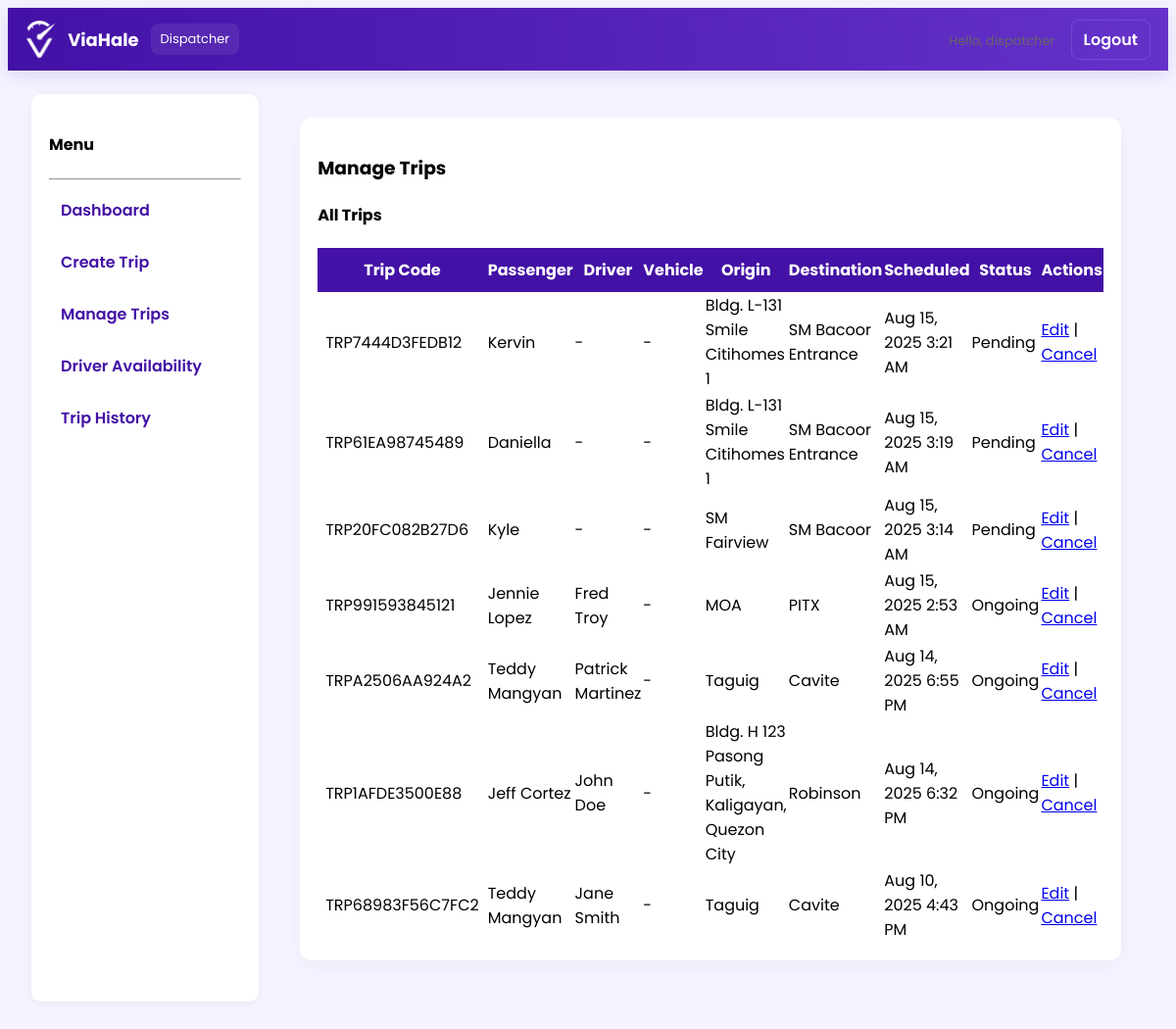
The app's page /dispatcher/manage_trips.php (signed in) with its own data.
### tables this page shows
CREATE TABLE `trips` (
  `id` int(11) NOT NULL,
  `trip_code` varchar(20) NOT NULL,
  `passenger_name` varchar(100) DEFAULT NULL,
  `driver_id` int(11) DEFAULT NULL,
  `vehicle_id` int(11) DEFAULT NULL,
  `origin` varchar(255) DEFAULT NULL,
  `pickup_lat` decimal(10,8) DEFAULT NULL,
  `pickup_lng` decimal(11,8) DEFAULT NULL,
  `destination` varchar(255) DEFAULT NULL,
  `dropoff_lat` decimal(10,8) DEFAULT NULL,
  `dropoff_lng` decimal(11,8) DEFAULT NULL,
  `scheduled_time` datetime DEFAULT NULL,
  `status` enum('pending','ongoing','completed','cancelled') DEFAULT 'pending',
  `created_at` timestamp NOT NULL DEFAULT current_timestamp(),
  `priority` tinyint(1) DEFAULT 0
);

CREATE TABLE `drivers` (
  `id` int(11) NOT NULL,
  `name` varchar(100) NOT NULL,
  `phone` varchar(30) DEFAULT NULL,
  `status` enum('available','on_trip','unavailable') DEFAULT 'available',
  `current_location_lat` decimal(10,8) DEFAULT NULL,
  `current_location_lng` decimal(11,8) DEFAULT NULL,
  `shift_end_time` time DEFAULT NULL,
  `rating_average` decimal(3,2) DEFAULT 5.00
);

### dispatcher/manage_trips.php (the view, shortened to what this page needs)
<?php
require '../includes/db.php';
include '../includes/dispatcher_navbar.php';
$trips = [];
$q = "SELECT t.*, d.name as driver_name, v.plate_no, v.model
      FROM trips t
      LEFT JOIN drivers d ON t.driver_id = d.id
      LEFT JOIN vehicles v ON t.vehicle_id = v.id
      ORDER BY t.created_at DESC LIMIT 500";
$rs = $conn->query($q);
while ($r = $rs->fetch_assoc()) $trips[] = $r;
$edit_trip = null;
$drivers = $conn->query("SELECT * FROM drivers ORDER BY name");
$vehicles = $conn->query("SELECT * FROM vehicles ORDER BY plate_no");
?>
<!doctype html>
<html>
<head>
</head>
<body>
  <div style="display:flex; gap:18px; padding:24px;">
    <div class="sidebar">
      <h4>Menu</h4><hr>
      <a href="dispatcher_dashboard.php"> Dashboard</a>
      <a href="create_trip.php"> Create Trip</a>
      <a href="manage_trips.php"> Manage Trips</a>
      <a href="driver_availability.php"> Driver Availability</a>
      <a href="trip_history.php"> Trip History</a>
    </div>
    <div style="flex:1;" class="container-main">
      <div class="card">
        <h3>Manage Trips</h3>
        <?php if ($edit_trip): ?>
          <h4>Edit Trip: <?php echo htmlspecialchars($edit_trip['trip_code']); ?></h4>
          <form method="post">
            <input type="hidden" name="trip_id" value="<?php echo (int)$edit_trip['id']; ?>">
            <div style="margin:8px 0">
              <label>Passenger name</label><br>
              <input type="text" name="passenger_name" required value="<?php echo htmlspecialchars($edit_trip['passenger_name']); ?>" style="width:100%;padding:8px;border-radius:8px">
            </div>
            <div style="margin:8px 0">
              <label>Origin</label><br>
              <input type="text" name="origin" required value="<?php echo htmlspecialchars($edit_trip['origin']); ?>" style="width:100%;padding:8px;border-radius:8px">
            </div>
            <div style="margin:8px 0">
              <label>Destination</label><br>
              <input type="text" name="destination" required value="<?php echo htmlspecialchars($edit_trip['destination']); ?>" style="width:100%;padding:8px;border-radius:8px">
            </div>
            <div style="display:flex;gap:12px">
              <div style="flex:1">
                <label>Assign Driver (optional)</label><br>
                <select name="driver_id" style="width:100%;padding:8px;border-radius:8px">
                  <option value="">-- Select driver --</option>
                  <?php
                  $drivers->data_seek(0);
                  while ($d = $drivers->fetch_assoc()): ?>
                    <option value="<?php echo $d['id']; ?>" <?php if ($d['id'] == $edit_trip['driver_id']) echo 'selected'; ?>>
                      <?php echo htmlspecialchars($d['name'] . ' (' . $d['status'] . ')'); ?>
                    </option>
                  <?php endwhile; ?>
                </select>
              </div>
              <div style="flex:1">
                <label>Assign Vehicle (optional)</label><br>
                <select name="vehicle_id" style="width:100%;padding:8px;border-radius:8px">
                  <option value="">-- Select vehicle --</option>
                  <?php
                  $vehicles->data_seek(0);
                  while ($v = $vehicles->fetch_assoc()): ?>
                    <option value="<?php echo $v['id']; ?>" <?php if ($v['id'] == $edit_trip['vehicle_id']) echo 'selected'; ?>>
                      <?php echo htmlspecialchars($v['plate_no'] . ' - ' . $v['model'] . ' (' . $v['status'] . ')'); ?>
                    </option>
                  <?php endwhile; ?>
                </select>
              </div>
            </div>
            <div style="margin-top:12px">
              <label>Scheduled time</label><br>
              <input type="datetime-local" name="scheduled_time" value="<?php echo $edit_trip['scheduled_time'] ? date('Y-m-d\TH:i', strtotime($edit_trip['scheduled_time'])) : ''; ?>" style="padding:8px;border-radius:8px">
            </div>
            <div style="margin-top:12px">
              <label>Status</label><br>
              <select name="status" style="padding:8px;border-radius:8px">
                <option value="pending" <?php if ($edit_trip['status']=='pending') echo 'selected'; ?>>Pending</option>
                <option value="ongoing" <?php if ($edit_trip['status']=='ongoing') echo 'selected'; ?>>Ongoing</option>
                <option value="completed" <?php if ($edit_trip['status']=='completed') echo 'selected'; ?>>Completed</option>
                <option value="cancelled" <?php if ($edit_trip['status']=='cancelled') echo 'selected'; ?>>Cancelled</option>
              </select>
            </div>
            <div style="margin-top:12px">
              <button type="submit" name="update_trip" style="background:var(--vh-color1);color:#fff;padding:10px 16px;border-radius:8px;border:none;">Update Trip</button>
              <a href="manage_trips.php" style="margin-left:12px;">Cancel</a>
            </div>
          </form>
        <?php else: ?>
          <h4>All Trips</h4>
          <div class="table-responsive">
            <table style="width:100%;border-collapse:collapse">
              <thead style="background:#4311A5;color:#fff">
                <tr>
                  <th style="padding:10px">Trip Code</th>
                  <th>Passenger</th>
                  <th>Driver</th>
                  <th>Vehicle</th>
                  <th>Origin</th>
                  <th>Destination</th>
                  <th>Scheduled</th>
                  <th>Status</th>
                  <th>Actions</th>
                </tr>
              </thead>
              <tbody>
                <?php if (empty($trips)): ?>
                  <tr><td colspan="9" style="padding:12px">No trips found.</td></tr>
                <?php else: foreach ($trips as $t): ?>
                  <tr>
                    <td style="padding:8px"><?php echo htmlspecialchars($t['trip_code']); ?></td>
                    <td><?php echo htmlspecialchars($t['passenger_name']); ?></td>
                    <td><?php echo htmlspecialchars($t['driver_name'] ?: '-'); ?></td>
                    <td><?php echo htmlspecialchars($t['plate_no'] ? $t['plate_no'].' ('.$t['model'].')' : '-'); ?></td>
                    <td><?php echo htmlspecialchars($t['origin']); ?></td>
                    <td><?php echo htmlspecialchars($t['destination']); ?></td>
                    <td><?php echo $t['scheduled_time'] ? date('M j, Y g:i A', strtotime($t['scheduled_time'])) : '-'; ?></td>
                    <td><?php echo htmlspecialchars(ucfirst($t['status'])); ?></td>
                    <td>
                      <a href="manage_trips.php?edit=<?php echo (int)$t['id']; ?>">Edit</a> |
                      <?php if ($t['status'] !== 'cancelled' && $t['status'] !== 'completed'): ?>
                        <a href="manage_trips.php?cancel=<?php echo (int)$t['id']; ?>" onclick="return confirm('Cancel this trip?')">Cancel</a>
                      <?php else: ?>
                        -
                      <?php endif; ?>
                    </td>
                  </tr>
                <?php endforeach; endif; ?>
              </tbody>
            </table>
          </div>
        <?php endif; ?>
      </div>
    </div>
  </div>
</body>
</html>

### includes/dispatcher_navbar.php (style rules this page uses)
:root { --vh-color1:#6532C9; --vh-color2:#4311A5; --vh-accent:#9A66FF; --vh-bg:#f5f3ff; }
body { font-family: 'Poppins', sans-serif; background: var(--vh-bg); }
.sidebar { width:220px; background:#fff; min-height:calc(100vh - 60px); padding:18px; box-shadow: 0 2px 8px rgba(0,0,0,0.05); border-radius:10px; }
.sidebar a { display:block; padding:10px 12px; color:#4311A5; text-decoration:none; border-radius:8px; margin-bottom:8px; font-weight:600; }
.container-main { padding:24px; }
.card { background:#fff; border-radius:12px; padding:18px; box-shadow:0 6px 18px rgba(0,0,0,0.04); margin-bottom:18px; }
.table-responsive { overflow:auto; }

### records on screen
trips: trip_code "TRP7444D3FEDB12", passenger_name "Kervin", driver_name "-", model "-", origin "Bldg. L-131 Smile Citihomes 1", destination "SM Bacoor Entrance", scheduled_time "Aug 15, 2025 3:21 AM", status "Pending"
trips: trip_code "TRP61EA98745489", passenger_name "Daniella", driver_name "-", model "-", origin "Bldg. L-131 Smile Citihomes 1", destination "SM Bacoor Entrance", scheduled_time "Aug 15, 2025 3:19 AM", status "Pending"
trips: trip_code "TRP20FC082B27D6", passenger_name "Kyle", driver_name "-", model "-", origin "SM Fairview", destination "SM Bacoor", scheduled_time "Aug 15, 2025 3:14 AM", status "Pending"
trips: trip_code "TRP991593845121", passenger_name "Jennie Lopez", driver.name "Fred Troy", model "-", origin "MOA", destination "PITX", scheduled_time "Aug 15, 2025 2:53 AM", status "Ongoing"
trips: trip_code "TRPA2506AA924A2", passenger_name "Teddy Mangyan", driver.name "Patrick Martinez", model "-", origin "Taguig", destination "Cavite", scheduled_time "Aug 14, 2025 6:55 PM", status "Ongoing"
trips: trip_code "TRP1AFDE3500E88", passenger_name "Jeff Cortez", driver.name "John Doe", model "-", origin "Bldg. H 123 Pasong Putik, Kaligayan, Quezon City", destination "Robinson", scheduled_time "Aug 14, 2025 6:32 PM", status "Ongoing"
trips: trip_code "TRP68983F56C7FC2", passenger_name "Teddy Mangyan", driver.name "Jane Smith", model "-", origin "Taguig", destination "Cavite", scheduled_time "Aug 10, 2025 4:43 PM", status "Ongoing"

### other values on screen
$username "dispatcher"
